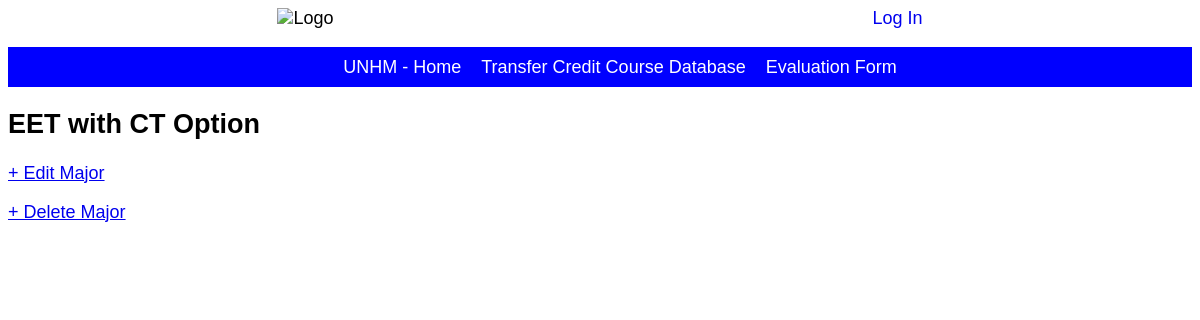
Page /major/6 on the earlier database version.
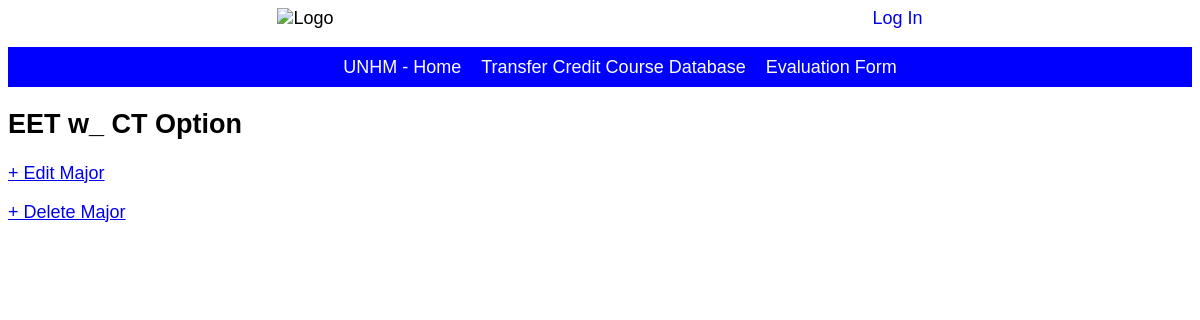
Same page on the later database version.
### transfer/models/model_major.py (models this page shows, shortened)
class Major(models.Model):
    major_name = models.CharField(max_length=30, blank=False, unique=True)

### transfer/views/major_view.py (the view)
# urls.py: path('major/<int:pk>', MajorDetailView.as_view(), name='major_detail'),
class MajorDetailView(DetailView):
    model = Major
    template_name = 'major_detail.html'

### transfer/templates/major_detail.html
{% extends 'base.html' %}
{% block content %}
<div class>
<h2>{{ major.major_name }}</h2>
</div>
<a href="{% url 'major_edit' major.pk %}">+ Edit Major</a>
<p><a href="{% url 'major_delete' major.pk %}">+ Delete Major</a></p>
{% endblock content %}

Differences in the rows shown:
changed Major: major_name "EET with CT Option" → "EET w_ CT Option"
